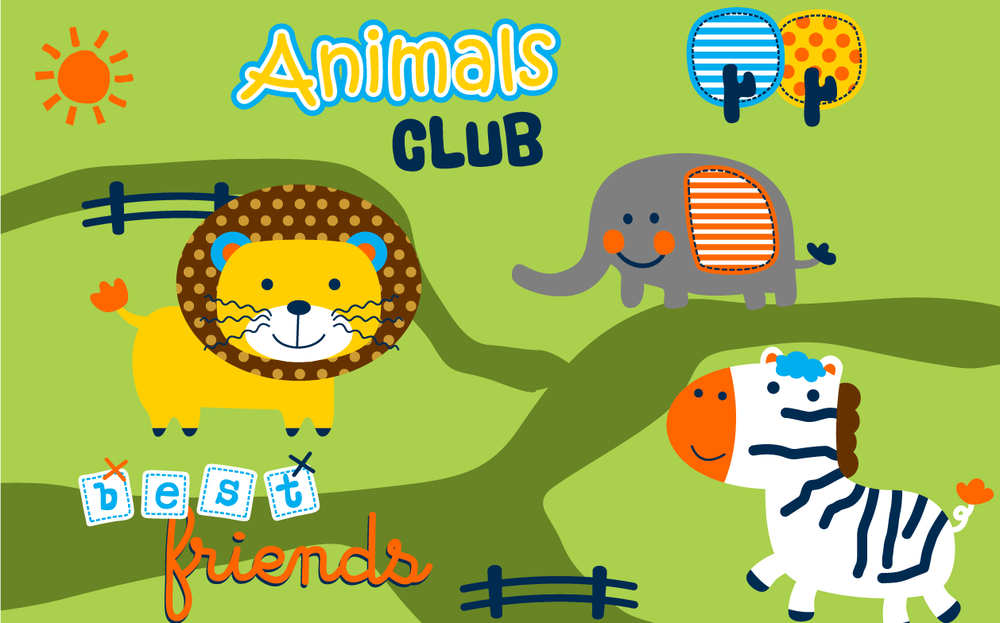
#> input picture c103/Image_Files/story_image_1.png, 1000 x 623 px, shrunk from 1258 x 784 before the run, found by its file name
$ python read_image.py
#> lines starting #> are read from the running program, lines starting #| are printed output that depends on the picture
import cv2

# img = cv2.imread("D:/Documentos/BYJUS/AulasVScode/Aulas/Alunos/Aluno 0/Python/c103/Image_Files/story_image_1.png")

# # cv2.imshow("Imagem de Exibição",img)
# #cv2.waitKey(0)
# #print(img)

# gray_img = cv2.cvtColor(img,cv2.COLOR_BGR2GRAY)
# # cv2.imshow("Escala de cinza",gray_img)
# # cv2.waitKey(0)
# # print(gray_img)


import cv2


img = cv2.imread("D:/Documentos/BYJUS/AulasVScode/Aulas/Alunos/Aluno 0/Python/c103/Image_Files/story_image_1.png")
#> img is the input picture: shape (623, 1000, 3); mean B, G, R 81.5, 180.3, 159.9
img2 = cv2.imread("D:/Documentos/BYJUS/AulasVScode/Aulas/Alunos/Aluno 0/Python/c103/Image_Files/story_image_2.png")
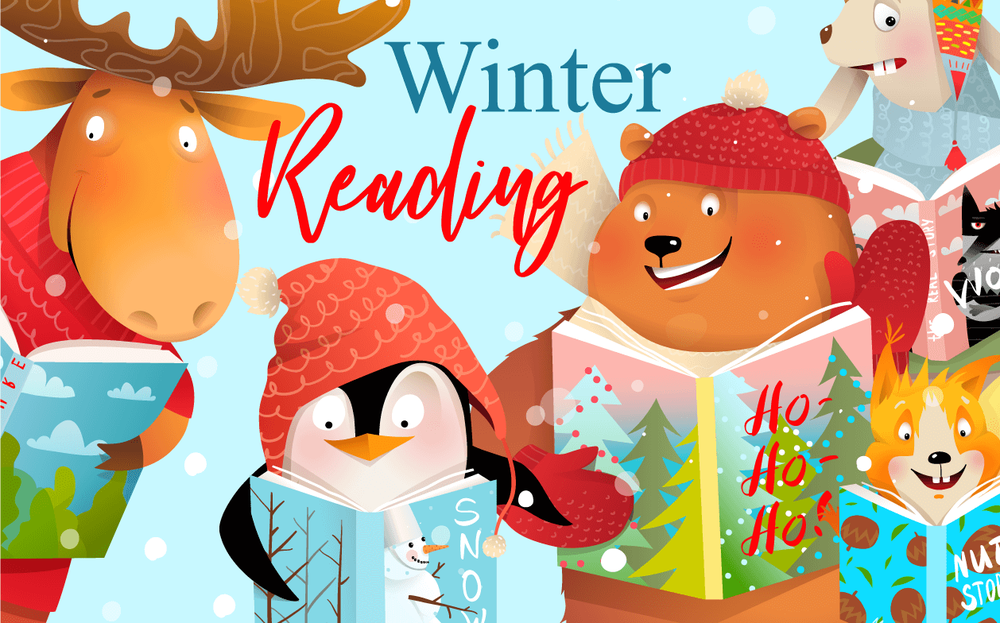
#> input picture c103/Image_Files/story_image_2.png, 1000 x 623 px, shrunk from 1258 x 784 before the run, found by its file name
#> img2 is the input picture: shape (623, 1000, 3); mean B, G, R 143.5, 167.2, 193.9

cv2.imshow("Janela 1",img)
cv2.imshow("Janela 2",img2)

gray_img = cv2.cvtColor(img,cv2.COLOR_BGR2GRAY)
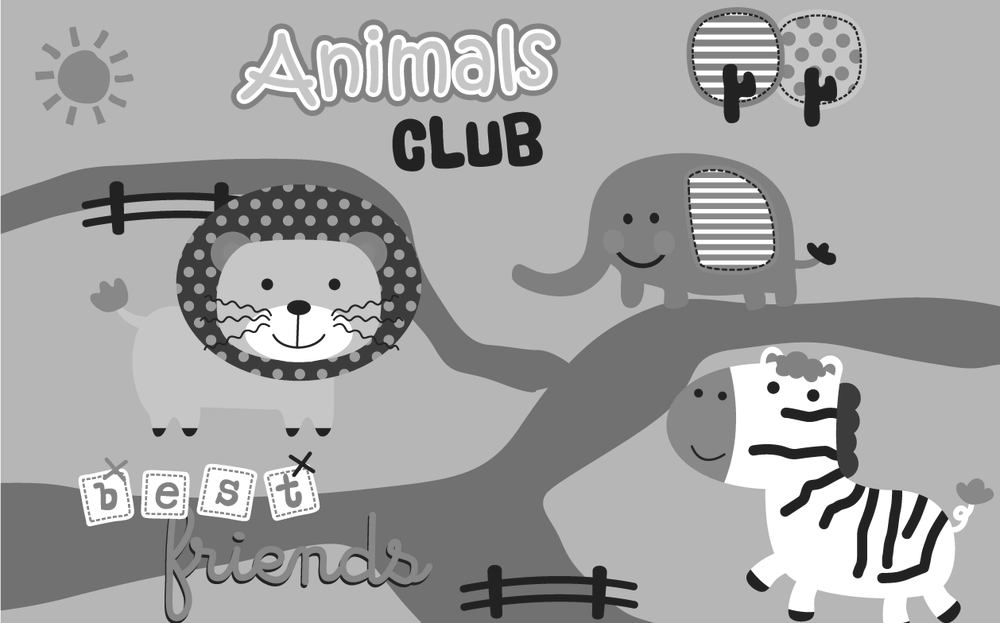
#> gray_img: shape (623, 1000); min 10, max 255, mean 163.1
cv2.imshow("Janela 3",gray_img)

print(img)
#> (printed output is left out)

cv2.waitKey(0)
